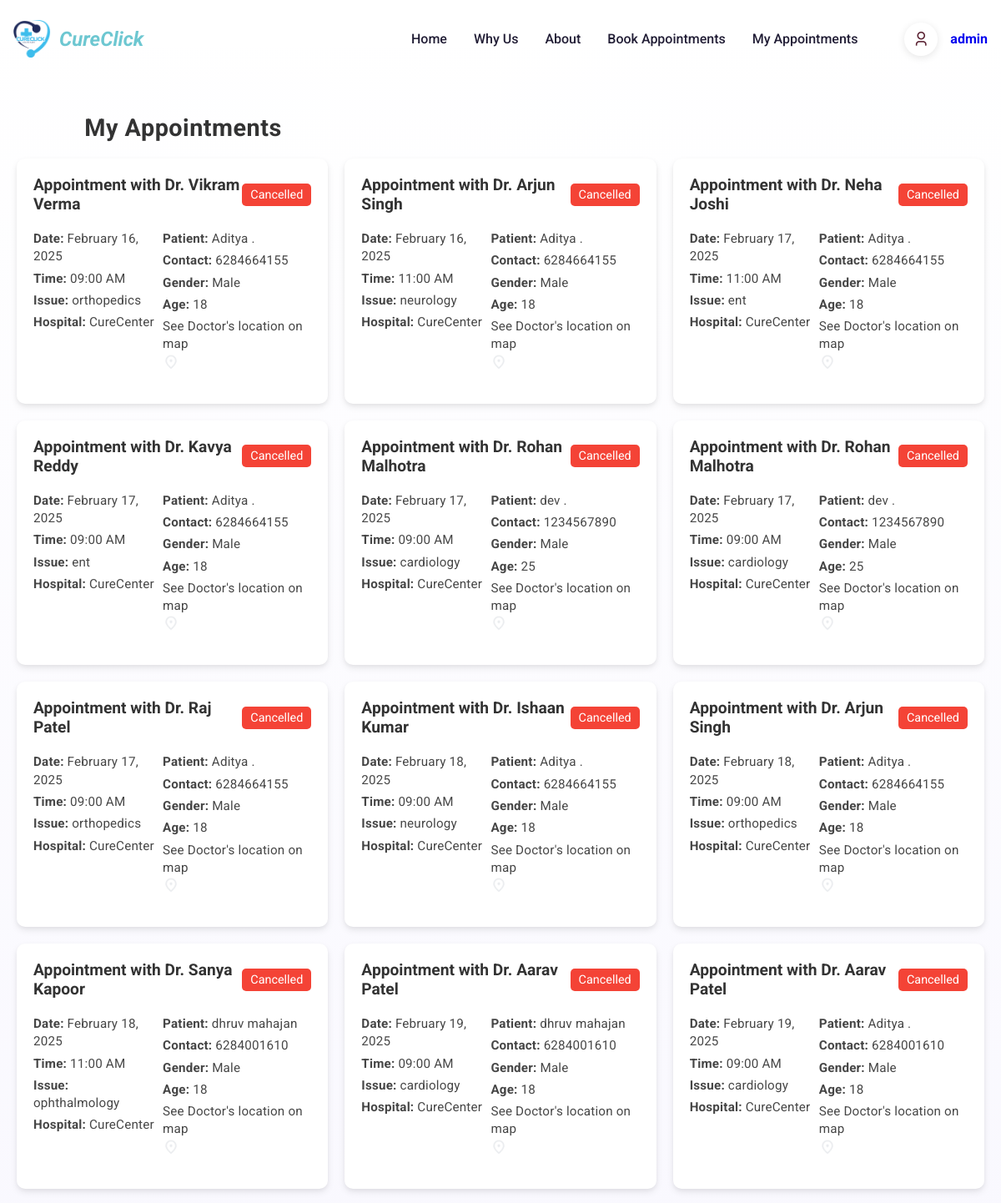
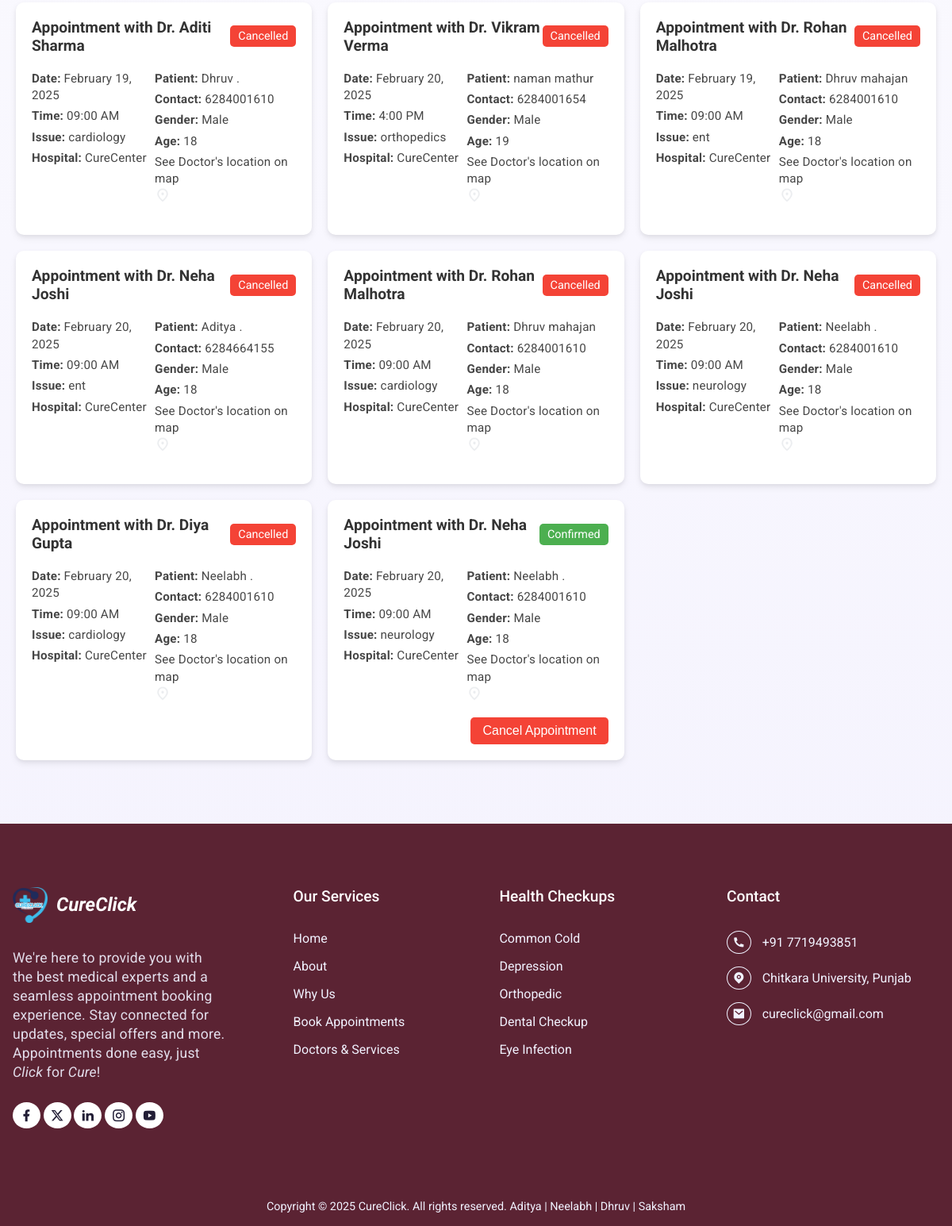
Page /my-appointments (signed in) on the committed database (2 pictures, top to bottom).
### app.py (models this page shows)
class Admin(UserMixin,db.Model):
    id = db.Column(db.Integer, primary_key=True)
    username = db.Column(db.String(80), unique=True, nullable=False)
    email= db.Column(db.String(120), unique=True, nullable=False)
    password_hash = db.Column(db.String(128))
    is_admin = db.Column(db.Boolean, default=True)

class Appointment(db.Model):
    id = db.Column(db.Integer, primary_key=True)
    patient_id = db.Column(db.Integer, db.ForeignKey('user.id'), nullable=False)
    doctor_id = db.Column(db.Integer, db.ForeignKey('doctor.id'), nullable=False)
    appointment_date = db.Column(db.Date, nullable=False)
    time_slot = db.Column(db.String(20), nullable=False)
    illness = db.Column(db.String(100), nullable=False)
    status = db.Column(db.String(20), default='Confirmed')
    first_name = db.Column(db.String(50), nullable=False)
    last_name = db.Column(db.String(50), nullable=False)
    contact = db.Column(db.String(20), nullable=False)
    age = db.Column(db.Integer, nullable=False)
    gender = db.Column(db.String(10), nullable=False)

### app.py (the view)
@app.route('/my-appointments')
@login_required
def my_appointments():
    appointments = Appointment.query.filter_by(patient_id=current_user.id).all()
    for appointment in appointments:
        doctor = Doctor.query.get(appointment.doctor_id)
        appointment.doctor_name = doctor.name if doctor else "Unknown"
    return render_template('my_appointments.html', appointments=appointments)

### app.py (called while the page is built)
@login_manager.user_loader
def load_user(user_id):
    admin = Admin.query.get(int(user_id))
    if admin:
        return admin
    user = User.query.get(int(user_id))
    if user:
        return user
    return Doctor.query.get(int(user_id))

### templates/my_appointments.html (shortened to what this page needs)
<!DOCTYPE html>
<html lang="en">
<head>
    <link href='https://unpkg.com/boxicons@2.1.4/css/boxicons.min.css' rel='stylesheet'>
    <link rel="stylesheet" href="{{ url_for('static', filename='css/past.css') }}">
</head>
<body>
    {% extends 'base.html' %}
    {% block content %}
    <div class="container">
        <h1>My Appointments</h1>
        <div class="appointments-list">
            {% if appointments %}
                {% for appointment in appointments %}
                <div class="appointment-card">
                    <div class="appointment-header">
                        <h3>Appointment with {{ appointment.doctor_name }}</h3>
                        <span class="appointment-status status-{{ appointment.status.lower() }}">{{ appointment.status }}</span>
                    </div>
                    <div class="appointment-details">
                        <div class="detail-column">
                            <p><strong>Date:</strong> {{ appointment.appointment_date.strftime('%B %d, %Y') }}</p>
                            <p><strong>Time:</strong> {{ appointment.time_slot }}</p>
                            <p><strong>Issue:</strong> {{ appointment.illness }}</p>
                            <p><strong>Hospital:</strong> CureCenter</p>
                        </div>
                        <div class="detail-column">
                            <p><strong>Patient:</strong> {{ appointment.first_name }} {{ appointment.last_name }}</p>
                            <p><strong>Contact:</strong> {{ appointment.contact }}</p>
                            <p><strong>Gender:</strong> {{ appointment.gender.title() }}</p>
                            <p><strong>Age:</strong> {{ appointment.age }}</p>
                            <p>See Doctor's location on map <img src="/static/images/map.png" style="width: 20px;height: 20px; color: black;"></p>
                        </div>
                    </div>
                    {% if appointment.status == 'Confirmed' %}
                    <div class="cancel-button">
                        <form action="{{ url_for('cancel_appointment') }}" method="POST">
                            <button type="submit" class="btn" onclick="return confirm('Are you sure you want to cancel this appointment?')">Cancel Appointment</button>
                        </form>
                    </div>
                    {% endif %}
                </div>
                {% endfor %}
            {% else %}
                <div class="no-appointments">
                    <p>You don't have any appointments yet.</p>
                    <a href="{{ url_for('book_appointment') }}" class="btn">Book an Appointment</a>
                </div>
            {% endif %}
        </div>
    </div>
    {% endblock %}

### templates/base.html (shortened to what this page needs)
<!DOCTYPE html>
<html lang="en">
<head>
     <link rel="stylesheet" href="/static/css/index.css">
     <link href="https://cdn.jsdelivr.net/npm/remixicon@4.5.0/fonts/remixicon.css" rel="stylesheet" />
     <link rel="stylesheet" href="https://cdn.jsdelivr.net/npm/swiper@11/swiper-bundle.min.css" />
</head>
<body>
    <header>
        <nav>
            <div class="nav__header">
                <div class="nav__logo">
                    <a href="" class="logo">
                        <img src="/static/images/logo3.png" alt="logo" class="logo-white">
                        <span>CureClick</span>
                    </a>
                </div>
            </div>
            <ul class="nav__links" id="nav-links">
                <li><a href="{{url_for('index')}}">Home</a></li>
                <li><a href="{{url_for('why')}}">Why Us</a></li>
                <li><a href="{{url_for('about')}}">About</a></li>
                <li><a href="{{url_for('book_appointment')}}">Book Appointments</a></li>
                <li><a href="{{url_for('my_appointments')}}">My Appointments</a></li>
            </ul>
            {% if current_user.is_authenticated %}
            <a href="{{url_for('profile')}}">
            <div class="profile" style="display: flex;">
                <div class="profile__icon" id="profile-icon">
                  <i class="ri-user-3-line"></i>
                </div>
                <h4 style="margin-left: 15px; margin-top: 10px;">{{ current_user.username }}</h4>
              </div>
            </a>
            {% else %}
            <div class="nav__btns">
                <button class="btn">
                    <a href="{{url_for('login')}}" class="btn">Sign-in</a></button>
            </div>
            {% endif %}
        </nav>
        {% block content %}
        {% endblock %}
        <footer class="footer">
            <div class="section__container footer__container">
                <div class="footer__col">
                    <div class="footer__logo">
                        <a href="" class="logo">
                            <img src="/static/images/logo3.png" alt="logo">
                            <span>CureClick</span>
                        </a>
                    </div>
                    <p>
                        We're here to provide you with the best medical experts and a seamless appointment booking
                        experience. Stay connected for updates, special offers and more. Appointments done easy, just
                        <i>Click</i> for <i>Cure</i>!
                    </p>
                    <ul class="footer__socials">
                        <li>
                            <a href=""><i class="ri-facebook-fill"></i></a>
                            <a href=""><i class="ri-twitter-x-fill"></i></a>
                            <a href=""><i class="ri-linkedin-fill"></i></a>
                            <a href=""><i class="ri-instagram-line"></i></a>
                            <a href=""><i class="ri-youtube-fill"></i></a>
                        </li>
                    </ul>
                </div>
                <div class="footer__col" style="margin-left: 20%;">
                    <h4>Our Services</h4>
                    <ul class="footer__links">
                        <li><a href="">Home</a></li>
                        <li><a href="">About</a></li>
                        <li><a href="">Why Us</a></li>
                        <li><a href="">Book Appointments</a></li>
                        <li><a href="">Doctors & Services</a></li>
                    </ul>
                </div>
                <div class="footer__col" style="margin-left: 5%;">
                    <h4>Health Checkups</h4>
                    <ul class="footer__links">
                        <li><a href="">Common Cold</a></li>
                        <li><a href="">Depression</a></li>
                        <li><a href="">Orthopedic</a></li>
                        <li><a href="">Dental Checkup</a></li>
                        <li><a href="">Eye Infection</a></li>
                    </ul>
                </div>
                <div class="footer__col">
                    <h4>Contact</h4>
                    <ul class="footer__links">
                        <li>
                            <a href="">
                                <span><i class="ri-phone-fill"></i></span> +91 7719493851
                            </a>
                        </li>
                        <li>
                            <a href="">
                                <span><i class="ri-map-pin-fill"></i></span> Chitkara University, Punjab
                            </a>
                        </li>
                        <li>
                            <a href="">
                                <span><i class="ri-mail-fill"></i></span> cureclick@gmail.com
                            </a>
                        </li>
                    </ul>
                </div>
            </div>
            <div class="footer__bar">
                Copyright &copy; 2025 CureClick. All rights reserved. Aditya | Neelabh | Dhruv | Saksham
            </div>
        </footer>
</body>
</html>

### static/css/past.css (style rules this page uses)
body { font-family: Arial, sans-serif; background: #f4f4f9; color: #333; margin: 0; padding: 0; }
.container { max-width: 1200px; margin: 40px auto; padding: 20px; margin-top: -25px; }
h1 { text-align: center; font-size: 2.5em; color: #333; margin-bottom: 20px; }
.appointments-list { display: grid; grid-template-columns: repeat(auto-fit, minmax(300px, 1fr)); gap: 20px; }
.appointment-card { background: #fff; border-radius: 10px; box-shadow: 0 4px 8px rgba(0, 0, 0, 0.08), 0 2px 4px rgba(0, 0, 0, 0.04); padding: 20px; transition: transform 0.2s, box-shadow 0.2s; }
.appointment-header { display: flex; justify-content: space-between; align-items: center; margin-bottom: 10px; }
.appointment-header h3 { font-size: 1.2em; margin: 0; color: #333; }
.appointment-status { padding: 5px 10px; border-radius: 5px; font-size: 0.9em; color: #fff; }
.status-confirmed { background-color: #4caf50; }
.status-cancelled { background-color: #f44336; }
.appointment-details { display: flex; justify-content: space-between; gap: 10px; margin: 15px 0; }
.detail-column p { margin: 5px 0; font-size: 0.95em; }
.cancel-button { text-align: right; }
.cancel-button .btn { background: #f44336; color: #fff; border: none; padding: 8px 15px; border-radius: 5px; cursor: pointer; transition: background 0.3s; }

### rows in the picture
Admin: username "admin"
Appointment: doctor_name "Dr. Vikram Verma", status "Cancelled", appointment_date "February 16, 2025", time_slot "09:00 AM", illness "orthopedics", first_name "Aditya", last_name ".", contact "6284664155", gender "Male", age "18"
Appointment: doctor_name "Dr. Arjun Singh", status "Cancelled", appointment_date "February 16, 2025", time_slot "11:00 AM", illness "neurology", first_name "Aditya", last_name ".", contact "6284664155", gender "Male", age "18"
Appointment: doctor_name "Dr. Neha Joshi", status "Cancelled", appointment_date "February 17, 2025", time_slot "11:00 AM", illness "ent", first_name "Aditya", last_name ".", contact "6284664155", gender "Male", age "18"
Appointment: doctor_name "Dr. Kavya Reddy", status "Cancelled", appointment_date "February 17, 2025", time_slot "09:00 AM", illness "ent", first_name "Aditya", last_name ".", contact "6284664155", gender "Male", age "18"
Appointment: doctor_name "Dr. Rohan Malhotra", status "Cancelled", appointment_date "February 17, 2025", time_slot "09:00 AM", illness "cardiology", first_name "dev", last_name ".", contact "1234567890", gender "Male", age "25"
Appointment: doctor_name "Dr. Rohan Malhotra", status "Cancelled", appointment_date "February 17, 2025", time_slot "09:00 AM", illness "cardiology", first_name "dev", last_name ".", contact "1234567890", gender "Male", age "25"
Appointment: doctor_name "Dr. Raj Patel", status "Cancelled", appointment_date "February 17, 2025", time_slot "09:00 AM", illness "orthopedics", first_name "Aditya", last_name ".", contact "6284664155", gender "Male", age "18"
Appointment: doctor_name "Dr. Ishaan Kumar", status "Cancelled", appointment_date "February 18, 2025", time_slot "09:00 AM", illness "neurology", first_name "Aditya", last_name ".", contact "6284664155", gender "Male", age "18"
Appointment: doctor_name "Dr. Arjun Singh", status "Cancelled", appointment_date "February 18, 2025", time_slot "09:00 AM", illness "orthopedics", first_name "Aditya", last_name ".", contact "6284664155", gender "Male", age "18"
Appointment: doctor_name "Dr. Sanya Kapoor", status "Cancelled", appointment_date "February 18, 2025", time_slot "11:00 AM", illness "ophthalmology", first_name "dhruv", last_name "mahajan", contact "6284001610", gender "Male", age "18"
Appointment: doctor_name "Dr. Aarav Patel", status "Cancelled", appointment_date "February 19, 2025", time_slot "09:00 AM", illness "cardiology", first_name "dhruv", last_name "mahajan", contact "6284001610", gender "Male", age "18"
Appointment: doctor_name "Dr. Aarav Patel", status "Cancelled", appointment_date "February 19, 2025", time_slot "09:00 AM", illness "cardiology", first_name "Aditya", last_name ".", contact "6284001610", gender "Male", age "18"
Appointment: doctor_name "Dr. Aditi Sharma", status "Cancelled", appointment_date "February 19, 2025", time_slot "09:00 AM", illness "cardiology", first_name "Dhruv", last_name ".", contact "6284001610", gender "Male", age "18"
Appointment: doctor_name "Dr. Vikram Verma", status "Cancelled", appointment_date "February 20, 2025", time_slot "4:00 PM", illness "orthopedics", first_name "naman", last_name "mathur", contact "6284001654", gender "Male", age "19"
Appointment: doctor_name "Dr. Rohan Malhotra", status "Cancelled", appointment_date "February 19, 2025", time_slot "09:00 AM", illness "ent", first_name "Dhruv", last_name "mahajan", contact "6284001610", gender "Male", age "18"
Appointment: doctor_name "Dr. Neha Joshi", status "Cancelled", appointment_date "February 20, 2025", time_slot "09:00 AM", illness "ent", first_name "Aditya", last_name ".", contact "6284664155", gender "Male", age "18"
Appointment: doctor_name "Dr. Rohan Malhotra", status "Cancelled", appointment_date "February 20, 2025", time_slot "09:00 AM", illness "cardiology", first_name "Dhruv", last_name "mahajan", contact "6284001610", gender "Male", age "18"
Appointment: doctor_name "Dr. Neha Joshi", status "Cancelled", appointment_date "February 20, 2025", time_slot "09:00 AM", illness "neurology", first_name "Neelabh", last_name ".", contact "6284001610", gender "Male", age "18"
Appointment: doctor_name "Dr. Diya Gupta", status "Cancelled", appointment_date "February 20, 2025", time_slot "09:00 AM", illness "cardiology", first_name "Neelabh", last_name ".", contact "6284001610", gender "Male", age "18"
Appointment: doctor_name "Dr. Neha Joshi", status "Confirmed", appointment_date "February 20, 2025", time_slot "09:00 AM", illness "neurology", first_name "Neelabh", last_name ".", contact "6284001610", gender "Male", age "18"
